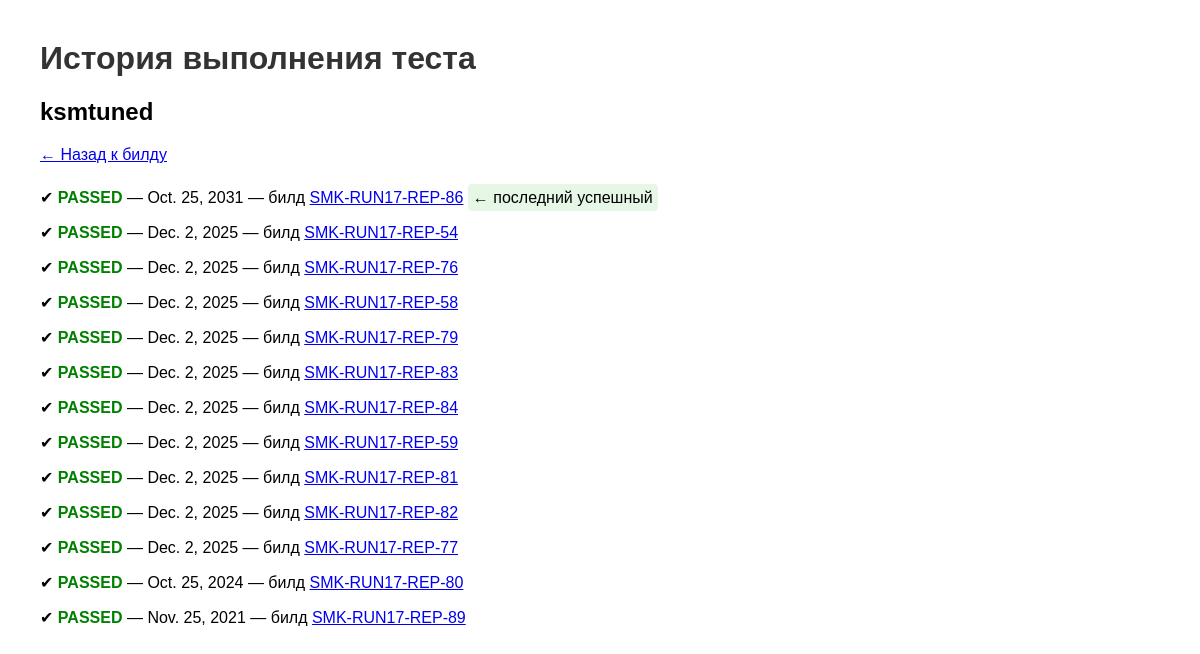
The page /test/ksmtuned/history/ on the database its author committed.
### reports/models.py (models this page shows, shortened)
class TestCaseRun(models.Model):
    test_run = models.ForeignKey(TestRun, on_delete=models.CASCADE, related_name='test_cases')
    test_name = models.CharField(max_length=200)  # Имя теста, e.g., 'astra-ilev1-control'
    status = models.CharField(max_length=20, choices=[('passed', 'Passed'), ('failed', 'Failed'), ('skipped', 'Skipped')])
    execution_date = models.DateField()  # Дата выполнения этого теста

class TestRun(models.Model):
    build = models.ForeignKey(Build, on_delete=models.CASCADE, related_name='test_runs')
    architecture = models.CharField(max_length=100)  # Архитектура, e.g., 'Astra 1.8'
    os_version = models.CharField(max_length=50)  # Версия ОС
    status = models.CharField(max_length=20, choices=[('passed', 'Passed'), ('failed', 'Failed'), ('skipped', 'Skipped')])  # Общий статус
    total_tests = models.IntegerField(default=0)
    passed_tests = models.IntegerField(default=0)
    failed_tests = models.IntegerField(default=0)
    skipped_tests = models.IntegerField(default=0)
    run_date = models.DateField()  # Дата прогона
    allure_report_url = models.URLField(blank=True, null=True)  # Ссылка на Allure-отчёт

class Build(models.Model):
    build_number = models.CharField(max_length=50, unique=True)  # Номер билда, e.g., 'SMK-MOB-T17-593'
    date = models.DateField()  # Дата билда
    created_at = models.DateTimeField(auto_now_add=True)

### reports/views.py (the view)
# urls.py: path('test/<str:test_name>/history/', views.test_history, name='test_history'),
def test_history(request, test_name):
    runs = TestCaseRun.objects.filter(test_name=test_name) \
                              .select_related('test_run__build') \
                              .order_by('-execution_date')
    last_success = runs.filter(status='passed').first()
    last_success_date = last_success.execution_date if last_success else None
    return render(request, 'reports/test_history.html', {
        'test_name': test_name,
        'runs': runs,
        'last_success': last_success_date
    })

### reports/templates/reports/test_history.html (shortened to what this page needs)
{% load static %}
<!DOCTYPE html>
<html>
<head>
</head>
<body>
    <h1>История выполнения теста</h1>
    <h2>{{ test_name }}</h2>
    <p><a href="javascript:history.back()">← Назад к билду</a></p>
    <ul>
    {% for run in runs %}
        <li>
            {% if run.status == 'passed' %}✔{% elif run.status == 'failed' %}✘{% else %}⚠{% endif %}
            <strong class="{% if run.status == 'passed' %}passed{% elif run.status == 'failed' %}failed{% else %}skipped{% endif %}">
                {{ run.status|upper }}
            </strong>
            — {{ run.execution_date }}
            — билд <a href="{% url 'build_detail' run.test_run.build.id %}">{{ run.test_run.build.build_number }}</a>
            {% if run.execution_date == last_success %}
                <span class="last-success"> ← последний успешный</span>
            {% endif %}
        </li>
    {% empty %}
        <li>История отсутствует</li>
    {% endfor %}
    </ul>
</body>
</html>

### reports/templates/reports/test_history.html (style rules this page uses)
body { font-family: Arial, sans-serif; margin: 40px; }
h1 { color: #333; }
.passed { color: green; font-weight: bold; }
.last-success { background: #e6f7e6; padding: 5px; border-radius: 4px; }
ul { list-style: none; padding: 0; }
li { padding: 8px 0; font-size: 16px; }

### rows shown on the page
TestCaseRun: status "PASSED", execution_date "Oct. 25, 2031", test_run.build.build_number "SMK-RUN17-REP-86", shows "← последний успешный"
TestCaseRun: status "PASSED", execution_date "Oct. 25, 2024", test_run.build.build_number "SMK-RUN17-REP-80"
TestCaseRun: status "PASSED", execution_date "Nov. 25, 2021", test_run.build.build_number "SMK-RUN17-REP-89"

### other values the page prints
{{ test_name }} "ksmtuned"
